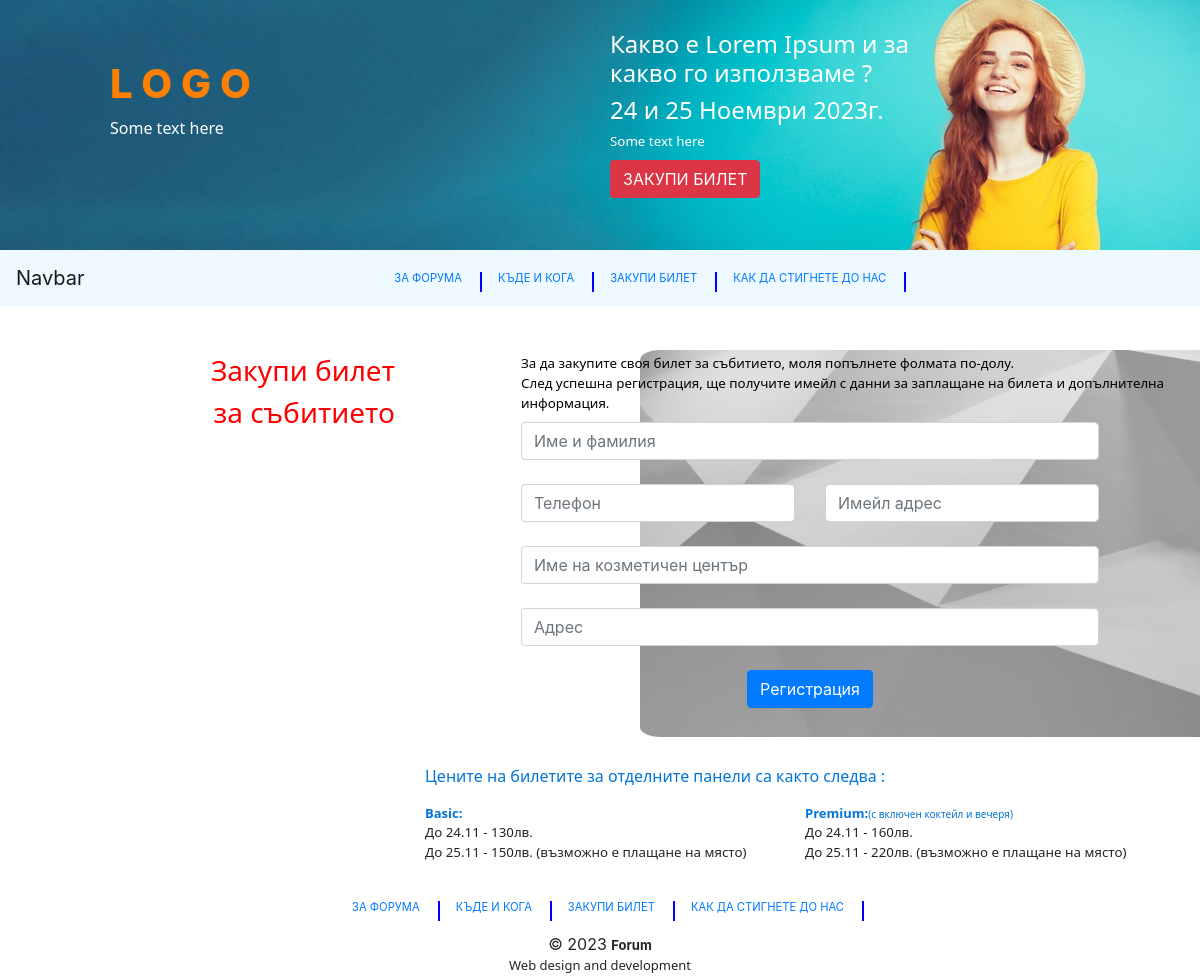
The page /CultureEventPHPProject/buyTicket.php on the database its author committed.
### tables this page shows
CREATE TABLE `navigation_menu` (
  `id` int(11) NOT NULL,
  `label` varchar(50) NOT NULL,
  `link` varchar(250) NOT NULL
);

### CultureEventPHPProject/navigationMenu.php (the view, shortened to what this page needs)
<?php
if (!isset($conn)) {
    $conn = mysqli_connect(DB_HOST, DB_USER, DB_PWD, DB_NAME);
}
$baseURL = "http://localhost/cultureeventphpproject/";
$sql = "SELECT * FROM navigation_menu";
$result = $conn->query($sql);
if ($result->num_rows > 0) {
    while ($row = $result->fetch_assoc()) {
        echo '<li class="nav-item active">';
        echo '<a class="nav-link ml-2 text-primary" href="' . $baseURL . $row["link"] . '">' . $row["label"] . '</a>';
        echo '</li>';
        echo '<div class="vl"></div>';
    }
} else {
    echo "No menu items found.";
}

### CultureEventPHPProject/css/style.css (style rules this page uses)
.vl { border-left: 2px solid blue; height: 20px; margin-top: 10px; margin-left: 10px; }

### rows shown on the page
navigation_menu: label "ЗА ФОРУМА"
navigation_menu: label "КЪДЕ И КОГА"
navigation_menu: label "ЗАКУПИ БИЛЕТ"
navigation_menu: label "КАК ДА СТИГНЕТЕ ДО НАС"
